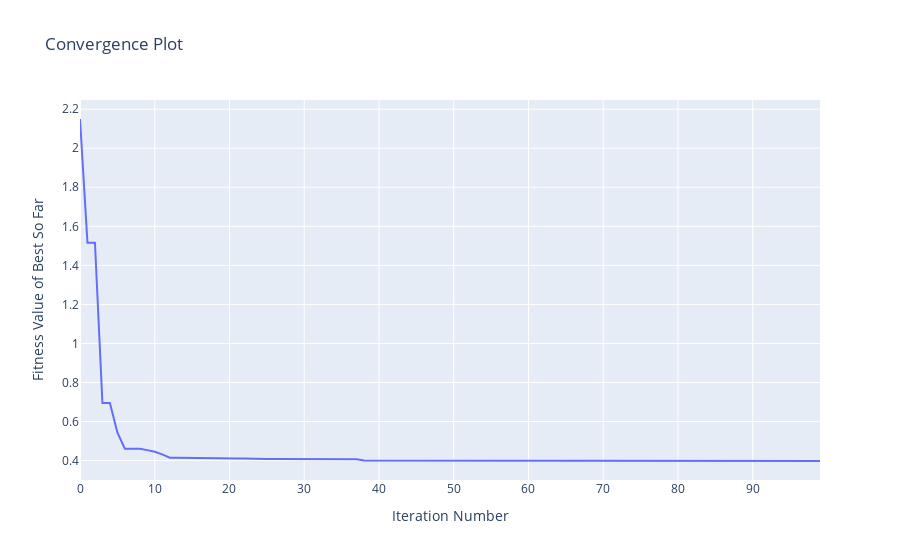

Source (notebook cell):
### Code cell
problem = Function()
problem.setBenchmarkFunction(f_name="f2")
GA = GeneticAlgorithm(problem, n_pop = 50, max_iter=100, p_elite=0.1, p_crossover=0.7, p_mutation=0.1, 
                                parents_selection="SUS", tournament_size = 20, mutation_selection = "Worst", survivors_selection = "Age")
GA.perform_algorithm()
print(GA.best_sols[-1])
print(GA.best_fvalues[-1])
GA.visualize()
